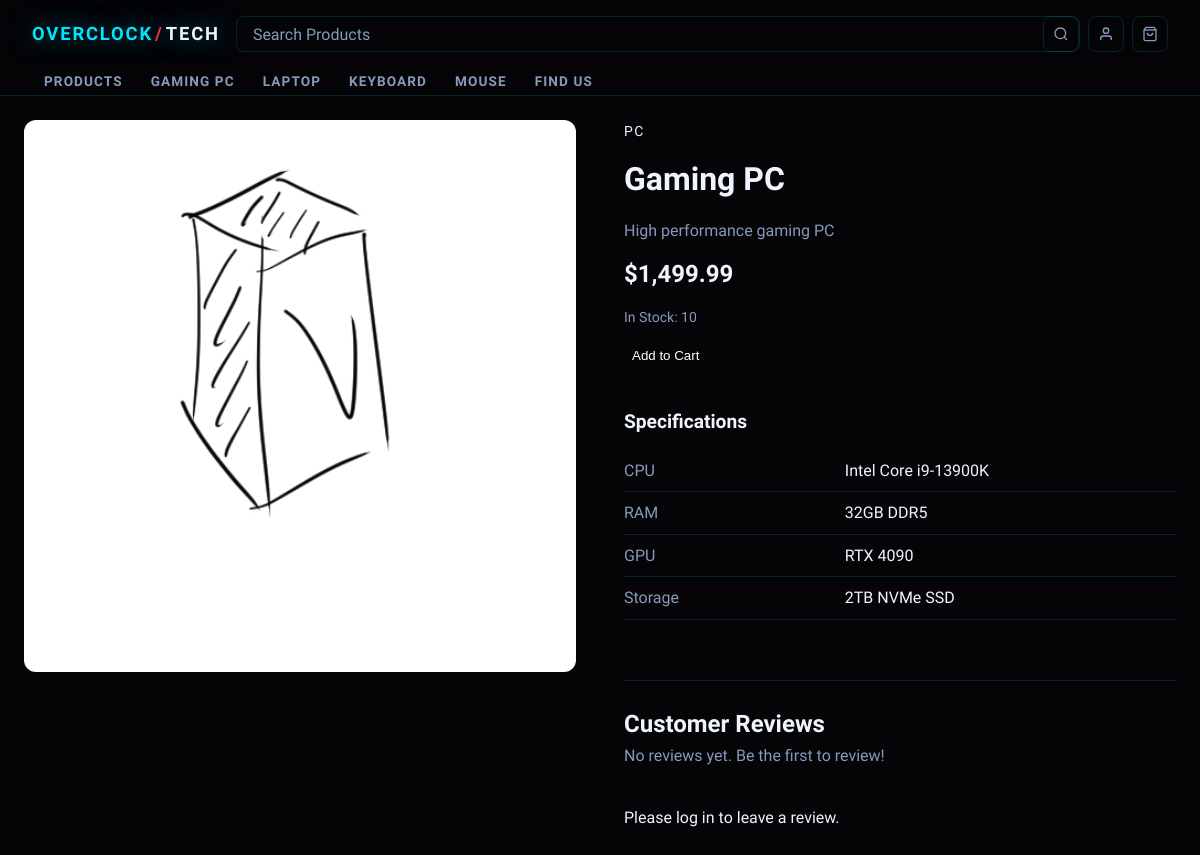
Screenshot of /product.php?id=1 with the database file from the repository.
### tables this page shows
CREATE TABLE `products` (
  `product_id` int(11) NOT NULL AUTO_INCREMENT,
  `category_id` int(11) DEFAULT NULL,
  `name` varchar(100) NOT NULL,
  `description` text DEFAULT NULL,
  `price` decimal(10,2) NOT NULL,
  `stock` int(11) DEFAULT 0,
  `image` varchar(255) DEFAULT NULL,
  PRIMARY KEY (`product_id`),
  KEY `category_id` (`category_id`),
  CONSTRAINT `products_ibfk_1` FOREIGN KEY (`category_id`) REFERENCES `categories` (`category_id`)
);

CREATE TABLE `categories` (
  `category_id` int(11) NOT NULL AUTO_INCREMENT,
  `name` varchar(50) NOT NULL,
  PRIMARY KEY (`category_id`)
);

CREATE TABLE `product_specs` (
  `spec_id` int(11) NOT NULL AUTO_INCREMENT,
  `product_id` int(11) DEFAULT NULL,
  `spec_name` varchar(100) NOT NULL,
  `spec_value` varchar(255) NOT NULL,
  PRIMARY KEY (`spec_id`),
  KEY `product_id` (`product_id`),
  CONSTRAINT `product_specs_ibfk_1` FOREIGN KEY (`product_id`) REFERENCES `products` (`product_id`)
);

### product.php (the view, shortened to what this page needs)
<?php
require_once 'db.php';
$product_id = isset($_GET['id']) ? (int)$_GET['id'] : null;
$stmt = $pdo->prepare("SELECT * FROM products WHERE product_id = ?");
$stmt->execute([$product_id]);
$product = $stmt->fetch();
$stmt = $pdo->prepare("SELECT * FROM product_specs WHERE product_id = ?");
$stmt->execute([$product_id]);
$specs = $stmt->fetchAll();
$stmt = $pdo->prepare("SELECT name FROM categories WHERE category_id = ?");
$stmt->execute([$product['category_id']]);
$category = $stmt->fetch();
$can_review = false;
$already_reviewed = false;
$stmt = $pdo->prepare("
  SELECT r.*, c.fname, c.lname
  FROM reviews r
  JOIN customers c ON r.customer_id = c.customer_id
  WHERE r.product_id = ?
  ORDER BY r.created_at DESC
");
$stmt->execute([$product_id]);
$reviews = $stmt->fetchAll();
?>
<!DOCTYPE html>
<html lang="en">
<head>
  <link rel="stylesheet" href="css/style.css">
</head>
<body>
  <?php include 'includes/nav.php'; ?>
  <main class="product-page">
    <div class="product-details">
      <div class="product-image">
        <img src="images/<?= htmlspecialchars($product['image']) ?>"
             alt="<?= htmlspecialchars($product['name']) ?>">
      </div>
      <div class="product-info">
        <p class="product-category"><?= htmlspecialchars($category['name']) ?></p>
        <h1><?= htmlspecialchars($product['name']) ?></h1>
        <p class="product-description"><?= htmlspecialchars($product['description']) ?></p>
        <p class="product-price">$<?= number_format($product['price'], 2) ?></p>
        <p class="product-stock">In Stock: <?= $product['stock'] ?></p>
        <form method="POST" action="product.php?id=<?= $product['product_id'] ?>">
          <button type="submit" name="add_to_cart" class="add-to-cart">Add to Cart</button>
        </form>
        <?php if (!empty($specs)): ?>
          <div class="product-specs">
            <h2>Specifications</h2>
            <table class="specs-table">
              <?php foreach ($specs as $spec): ?>
                <tr>
                  <td class="spec-name"><?= htmlspecialchars($spec['spec_name']) ?></td>
                  <td class="spec-value"><?= htmlspecialchars($spec['spec_value']) ?></td>
                </tr>
              <?php endforeach; ?>
            </table>
          </div>
        <?php endif; ?>
        <div class="reviews-section">
          <h2>Customer Reviews
          </h2>
          <?php if (empty($reviews)): ?>
            <p class="no-reviews">No reviews yet. Be the first to review!</p>
          <?php endif; ?>
        </div>
        <?php if (isset($_SESSION['user_id'])): ?>
          <?php if ($can_review && !$already_reviewed): ?>
            <div class="review-form">
              <h3>Leave a Review</h3>
              <form action="product.php?id=<?= $product_id ?>" method="POST">
                <div class="rating-input">
                  <label>Rating</label>
                  <div class="star-select">
                    <?php for ($i = 5; $i >= 1; $i--): ?>
                      <input type="radio" name="rating" id="star<?= $i ?>" value="<?= $i ?>" required>
                      <label for="star<?= $i ?>">★</label>
                    <?php endfor; ?>
                  </div>
                </div>
                <div class="review-input">
                  <label for="comment">Comment</label>
                  <textarea id="comment" name="comment" rows="4"
                    placeholder="Share your experience..." required
                    maxlength="500"></textarea>
                </div>
                <input type="hidden" name="submit_review" value="1">
                <button type="submit" class="btn-submit-review">Submit Review</button>
              </form>
            </div>
          <?php elseif ($already_reviewed): ?>
            <p class="text-grey">You have already reviewed this product.</p>
          <?php else: ?>
            <p class="text-grey">Only customers who have purchased this product can leave a review.</p>
          <?php endif; ?>
        <?php else: ?>
          <p class="text-grey">Please <a href="<?= $basePath ?>forms/login.php">log in</a> to leave a review.</p>
        <?php endif; ?>
      </div>
    </div>
  </main>
</body>
</html>

### css/style.css (style rules this page uses)
:root { --bg-black: #050508; --bg-dark: #0a0a10; --bg-card: #0f0f18; --bg-card2: #141420; --neon: #00e5ff; --neon-dim: rgba(0, 229, 255, 0.12); --neon-glow: 0 0 24px rgba(0, 229, 255, 0.5); --neon2: #ff2d55; --neon2-glow: 0 0 24px rgba(255, 45, 85, 0.5); --neon-green: #00ff96; --neon-green-glow: 0 0 24px rgba(0, 255, 150, 0.5); --text-white: #f0f4ff; --text-grey: #8899bb; --text-muted: #4a5570; --border: rgba(0, 229, 255, 0.15); --border-hover: rgba(0, 229, 255, 0.5); --font-display: 'Orbitron', monospace; --font-body: 'Rajdhani', sans-serif; --font-mono: 'Share Tech Mono', monospace; }
*, *::before, *::after { box-sizing: border-box; margin: 0; padding: 0; }
html { scroll-behavior: smooth; }
body { font-family: var(--font-body); background: var(--bg-black); color: var(--text-white); overflow-x: hidden; line-height: 1.6; }
a, a:hover { text-decoration: none; color: inherit; }
.add-to-cart { margin-top: auto; padding: 8px; border-radius: 8px; border: none; background: var(--accent); color: white; cursor: pointer; transition: opacity 0.2s; }
.product-page { max-width: 1200px; margin: 0 auto; padding: 24px; }
.product-details { display: flex; gap: 48px; }
.product-image { flex: 1; }
.product-image img { width: 100%; aspect-ratio: 1/1; object-fit: cover; border-radius: 12px; }
.product-info { flex: 1; display: flex; flex-direction: column; gap: 12px; }
.product-category { color: var(--accent); font-size: 0.875rem; text-transform: uppercase; letter-spacing: 0.1em; }
.product-info h1 { font-size: 2rem; font-weight: 700; }
.product-description { color: var(--text-grey); }
.product-price { font-size: 1.5rem; font-weight: 700; color: var(--accent); }
.product-stock { color: var(--text-grey); font-size: 0.875rem; }
.product-specs { margin-top: 24px; }
.product-specs h2 { font-size: 1.2rem; font-weight: 600; margin-bottom: 12px; }
.specs-table { width: 100%; border-collapse: collapse; }
.specs-table tr { border-bottom: 1px solid var(--border); }
.specs-table td { padding: 8px 0; }
.spec-name { color: var(--text-grey); width: 40%; }
.spec-value { font-weight: 500; }
.reviews-section { margin-top: 48px; padding-top: 24px; padding-bottom: 24px; border-top: 1px solid var(--border); }
.reviews-section h2 { font-weight: 600; display: flex; align-items: center; gap: 1rem; }
.no-reviews { color: var(--text-grey); font-size: 1rem; }

### rows the page displays
products: image (picture), name "Gaming PC", description "High performance gaming PC", price "1,499.99", stock "10"
categories: name "PC"
product_specs: spec_name "CPU", spec_value "Intel Core i9-13900K"
product_specs: spec_name "RAM", spec_value "32GB DDR5"
product_specs: spec_name "GPU", spec_value "RTX 4090"
product_specs: spec_name "Storage", spec_value "2TB NVMe SSD"

### other values shown
$item['label'] "PRODUCTS"
$item['label'] "GAMING PC"
$item['label'] "LAPTOP"
$item['label'] "KEYBOARD"
$item['label'] "MOUSE"
$item['label'] "FIND US"
